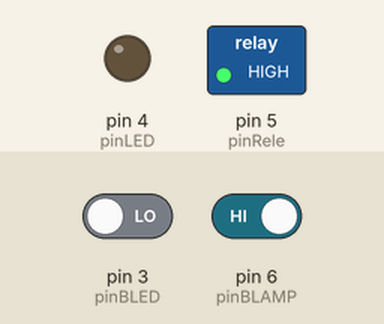
The sketch below on a simulated Arduino Uno, built with avr-gcc and run on an emulated ATmega328P. On the bench: switched loads named in the sketch (green lamp = pin HIGH), output pins drawn as LEDs (lit = HIGH). The test bench sets the inputs (shaded band); at power-on: pin 3 (pinBLED) LOW, pin 6 (pinBLAMP) HIGH.

Above: at 1.2 s.
1.3 s: pin 3 (pinBLED) driven HIGH and pin 6 (pinBLAMP) driven LOW
At 1.9 s:
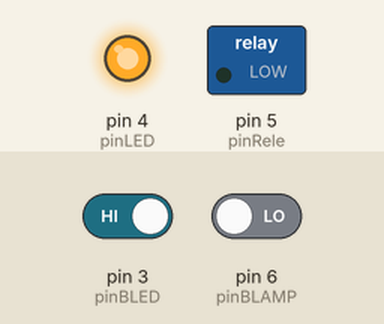
Timing chart, 0 to 4.3 s (numbered marks = the images above; inputs shaded):
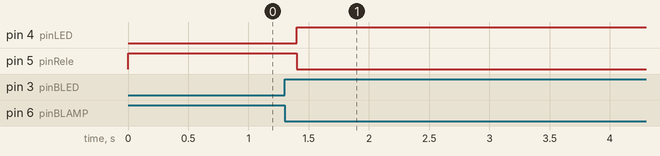

Measured:
- after the input at 1.3 s, pin 4 (pinLED): LOW → HIGH after 0.10 s; pin 5 (pinRele): HIGH → LOW after 0.10 s

The sketch:

l_mpada_led_e_bot_es_1.ino
```cpp
const int pinBLED=3;
const int pinLED=4;
const int pinRele=5;
const int pinBLAMP=6;


void setup(){
  pinMode(pinBLED, INPUT); // AFIRMANDO QUE O PINHO 3 VAI LER A INFORMAÇÃO (ENTRADA)
  pinMode(pinLED, OUTPUT); //AFIRMANDO QUE O PINHO 4 VAI TER A "SAIDA DE INFORMAÇÃO"
  pinMode(pinRele, OUTPUT);
  pinMode(pinBLAMP, INPUT);

}

void loop(){

  if (digitalRead(pinBLED)== 1 && digitalRead(pinBLAMP)== 0 ){
    digitalWrite(pinLED, HIGH);
    digitalWrite(pinRele, LOW);
    delay(200);
  }

  if (digitalRead(pinBLED)== 0 && digitalRead(pinBLAMP)== 1 ){
    digitalWrite(pinLED, LOW);
    digitalWrite(pinRele, HIGH);
    delay(200);
  }

}
```
